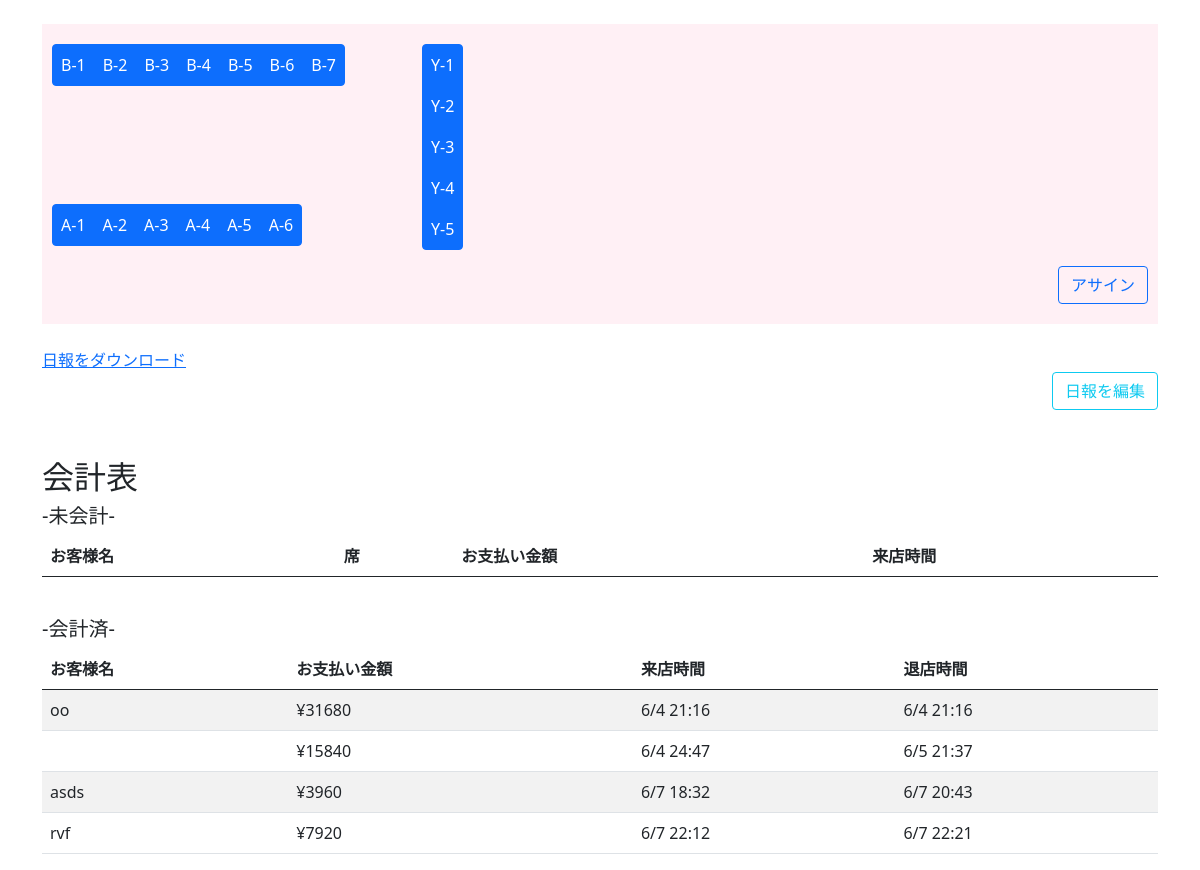
/seat, run on the app's committed database.
### attendance/models.py (models this page shows, shortened)
class Seat(models.Model):
    Seat_ID = models.CharField(max_length=10, null=True)
    CheckSheet = models.ForeignKey(CheckSheet, on_delete=models.CASCADE)
    attr = models.CharField(max_length=3, null=True)
    pos_x = models.IntegerField(default=0)
    pos_y = models.IntegerField(default=0)
    is_use = models.BooleanField(default=False)
    def __str__(self):
        return self.Seat_ID

class CheckSheet(models.Model):
    total_fee = models.IntegerField(default=0)
    discount = models.IntegerField(default=0)
    how_cash = models.CharField(max_length=20, null=True)
    asign = models.BooleanField(default=False)
    client_name = models.CharField(max_length=20, null=True)
    client_num = models.IntegerField(default=0)
    start_time = models.DateTimeField(verbose_name="来店時間")
    end_time = models.DateTimeField(verbose_name="退店時間")
    start_overtime = models.CharField(max_length=20, null=True)
    end_overtime = models.CharField(max_length=20, null=True)
    drink_staff = models.ManyToManyField("Account",related_name="drink",through="SheetStaffRelation")
    staff = models.ManyToManyField("Account",through="SheetAccountRelation")
    memo_str = models.CharField(max_length=100, null=True)

### attendance/views.py (the view, shortened to what this page needs)
# urls.py: path("seat", views.SelectSeat.as_view(), name="SelectSeat"),
class SelectSeat(ListView):
    model = Seat
    template_name = "attendance/select_seat.html"
    def get(self, request):
        context = {
            "object_list": Seat.objects.all(),
            "CheckSheet_list": CheckSheet.objects.all(),
            }
        return render(request,"attendance/select_seat.html", context)

### templates/attendance/select_seat.html (shortened to what this page needs)
{% extends "attendance/DB5_base.html" %}
{% block body %}
<div class="container" name="container"><br>
<form action="{% url 'SelectSeat' %}" method="post">
    <div class="col position-relative" style="background-color: lavenderblush; height: 300px;">
        <div class="btn-group" role="group" style="position: absolute; left: 10px; top: 20px">
        {% for seat in object_list %}
        {% if seat.attr == "B" %}
            {% if not seat.is_use %}
            <label class="btn btn-primary p-2" for="seat-{{seat}}" name="seat-{{seat}}">
                {{seat}}
            </label>
            {% else %}
                <button type="submit" class="btn btn-danger p-2" name="dager_button" value="{{seat.pk}}">{{seat}}</button>
            {% endif %}
        {% endif %}
        {% endfor %}
        </div>
        <div class="btn-group" role="group" style="position: absolute; left: 10px; top: 180px">
        {% for seat in object_list %}
        {% if seat.attr == "A" %}
            {% if not seat.is_use %}
                <label class="btn btn-primary p-2" for="seat-{{seat}}" name="p_label">
                    {{seat}}
                </label>
            {% else %}
                <button type="submit" class="btn btn-danger p-2" name="dager_button" value="{{seat.pk}}">{{seat}}</button>
            {% endif %}
        {% endif %}
        {% endfor %}
        </div>
        <div class="btn-group-vertical" role="group" style="position: absolute; left: 380px; top: 20px">
            {% for seat in object_list %}
            {% if seat.attr == "Y" %}
                {% if not seat.is_use %}
                    <label class="btn btn-primary p-2" for="seat-{{seat}}" name="p_label">
                        {{seat}}
                    </label>
                {% else %}
                    <button type="submit" class="btn btn-danger p-2" name="dager_button" value="{{seat.pk}}">{{seat}}</button>
                {% endif %}
            {% endif %}
            {% endfor %}
        </div>
        <input type="submit" name="comp_btn" class="btn btn-outline-primary" style="position: absolute; right: 10px; bottom: 20px" value="アサイン">
    </div>
    <br>
    <a href="{% url 'Daily' %}">日報をダウンロード</a>
    <span class="d-grid gap-2 d-md-flex justify-content-end">
        <a class="btn btn-outline-info" href="{% url 'DailyEdit' %}">日報を編集</a>
    </span>
    <br><br>
    <h2>会計表</h2>
    <div class="asign_table">
        <h5>-未会計-</h5>
        <table class="table table-striped">
            <thead>
                <tr>
                <th scope="col">お客様名</th>
                <th scope="col">席</th>
                <th scope="col">お支払い金額</th>
                <th scope="col">来店時間</th>
                </tr>
            </thead>
        </table>
        <br>
        <div class="non_asign_table">
            <h5>-会計済-</h5>
            <table class="table table-striped">
                <thead>
                    <tr>
                    <th scope="col">お客様名</th>
                    <th scope="col">お支払い金額</th>
                    <th scope="col">来店時間</th>
                    <th scope="col">退店時間</th>
                    </tr>
                </thead>
                <tbody>
                    {% for sheet in CheckSheet_list %}
                    {% if sheet.client_name != "clientGOD" and not sheet.asign %}
                        <tr data-href="{% url 'CheckSheet' pk=sheet.pk %}">
                        <td>{{sheet.client_name}}</td>
                        <td>¥{{sheet.total_fee}}</td>
                        <td>{{sheet.start_overtime}}</td>
                        <td>{{sheet.end_overtime}}</td>
                        </tr>
                    {% endif %}
                    {% endfor %}
                </tbody>
            </table>
    </div>
</form>
</div>
{% endblock body %}

### data on the page
Seat: Seat_ID "B-1"
Seat: Seat_ID "B-2"
Seat: Seat_ID "B-3"
Seat: Seat_ID "B-4"
Seat: Seat_ID "B-5"
Seat: Seat_ID "B-6"
Seat: Seat_ID "B-7"
Seat: Seat_ID "A-1"
Seat: Seat_ID "A-2"
Seat: Seat_ID "A-3"
Seat: Seat_ID "A-4"
Seat: Seat_ID "A-5"
Seat: Seat_ID "A-6"
Seat: Seat_ID "Y-1"
Seat: Seat_ID "Y-2"
Seat: Seat_ID "Y-3"
Seat: Seat_ID "Y-4"
Seat: Seat_ID "Y-5"
CheckSheet: client_name "oo", total_fee "31680", start_overtime "6/4 21:16", end_overtime "6/4 21:16"
CheckSheet: total_fee "15840", start_overtime "6/4 24:47", end_overtime "6/5 21:37"
CheckSheet: client_name "asds", total_fee "3960", start_overtime "6/7 18:32", end_overtime "6/7 20:43"
CheckSheet: client_name "rvf", total_fee "7920", start_overtime "6/7 22:12", end_overtime "6/7 22:21"
